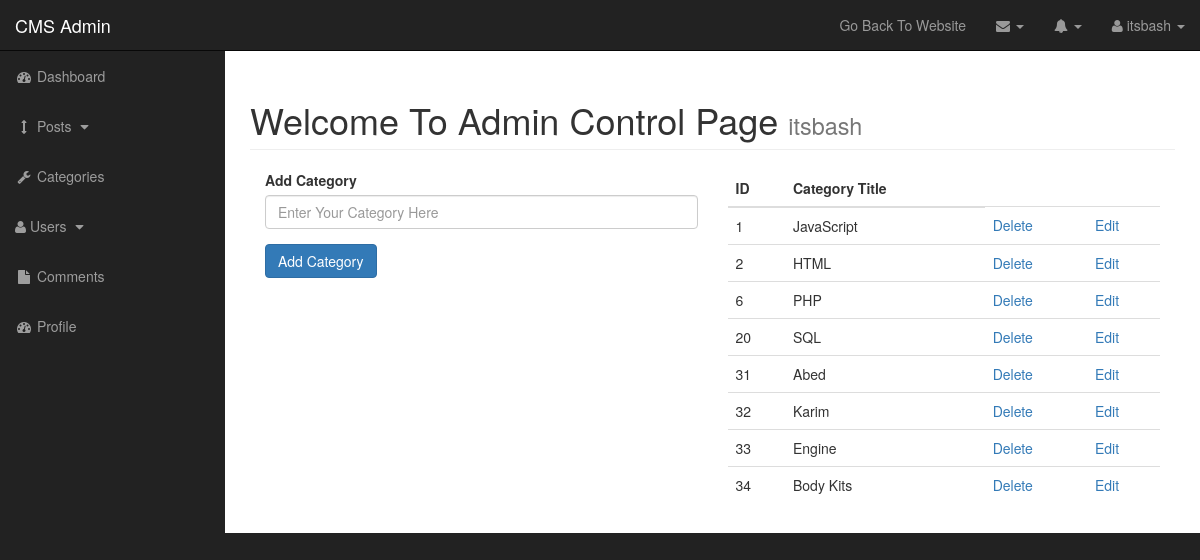
Screenshot of /admin/categories.php (signed in) with the database file from the repository.
### tables this page shows
CREATE TABLE `categories` (
  `cat_id` int(3) NOT NULL,
  `cat_title` varchar(255) NOT NULL
);

### admin/function.php (the view, shortened to what this page needs)
<?php
function findAllCategories(){
  global $connection;
  $query ="SELECT * FROM categories";
  $select_categories = mysqli_query($connection , $query);
      while ($row = mysqli_fetch_assoc($select_categories)) {
        $cat_id = $row['cat_id'];
        $cat_title = $row['cat_title'];
        echo "<tr>";
        echo "<td>{$cat_id}</td>";
        echo "<td>{$cat_title}</td>";
        echo "<td><a href='categories.php?delete={$cat_id}'>Delete</td>";
        echo "<td><a href='categories.php?edit={$cat_id}'>Edit</td>";
        echo "</tr>";
      }
}
?>

### admin/css/sb-admin.css (style rules this page uses)
body { margin-top: 100px; background-color: #222; }
@media (min-width:768px) { body { margin-top: 50px; } }

### rows the page displays
categories: cat_id "1", cat_title "JavaScript"
categories: cat_id "2", cat_title "HTML"
categories: cat_id "6", cat_title "PHP"
categories: cat_id "20", cat_title "SQL"
categories: cat_id "31", cat_title "Abed"
categories: cat_id "32", cat_title "Karim"
categories: cat_id "33", cat_title "Engine"
categories: cat_id "34", cat_title "Body Kits"

### other values shown
$_SESSION['user_username'] "itsbash"
